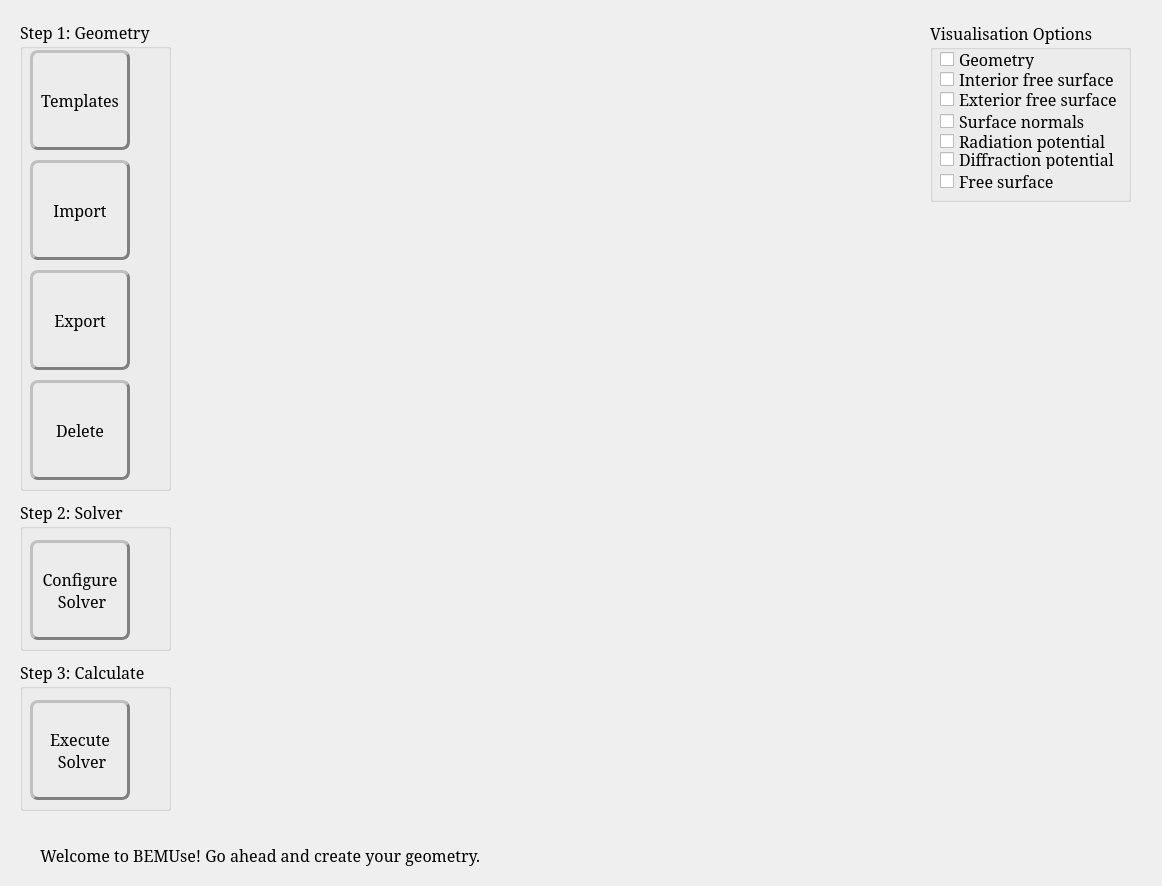
<?xml version="1.0" encoding="UTF-8"?>
<ui version="4.0">
 <class>BEMUser_Interface</class>
 <widget class="QWidget" name="BEMUser_Interface">
  <property name="geometry">
   <rect>
    <x>0</x>
    <y>0</y>
    <width>1162</width>
    <height>886</height>
   </rect>
  </property>
  <property name="palette">
   <palette>
    <active>
     <colorrole role="Highlight">
      <brush brushstyle="SolidPattern">
       <color alpha="255">
        <red>85</red>
        <green>170</green>
        <blue>0</blue>
       </color>
      </brush>
     </colorrole>
    </active>
    <inactive>
     <colorrole role="Highlight">
      <brush brushstyle="SolidPattern">
       <color alpha="255">
        <red>85</red>
        <green>170</green>
        <blue>0</blue>
       </color>
      </brush>
     </colorrole>
    </inactive>
    <disabled>
     <colorrole role="Highlight">
      <brush brushstyle="SolidPattern">
       <color alpha="255">
        <red>0</red>
        <green>120</green>
        <blue>215</blue>
       </color>
      </brush>
     </colorrole>
    </disabled>
   </palette>
  </property>
  <property name="font">
   <font>
    <family>Garamond</family>
    <pointsize>12</pointsize>
   </font>
  </property>
  <property name="windowTitle">
   <string>BEMUser_Interface</string>
  </property>
  <property name="styleSheet">
   <string notr="true">colour = blue;</string>
  </property>
  <widget class="QPushButton" name="Button_Grid">
   <property name="geometry">
    <rect>
     <x>30</x>
     <y>50</y>
     <width>100</width>
     <height>100</height>
    </rect>
   </property>
   <property name="font">
    <font>
     <family>Garamond</family>
     <pointsize>12</pointsize>
     <weight>50</weight>
     <bold>false</bold>
    </font>
   </property>
   <property name="styleSheet">
    <string notr="true">border-style: outset;
border-color: grey;
border-width: 3px;
border-radius: 8px;</string>
   </property>
   <property name="text">
    <string>Templates</string>
   </property>
   <property name="iconSize">
    <size>
     <width>100</width>
     <height>100</height>
    </size>
   </property>
  </widget>
  <widget class="QLabel" name="Output_Label">
   <property name="geometry">
    <rect>
     <x>40</x>
     <y>840</y>
     <width>871</width>
     <height>31</height>
    </rect>
   </property>
   <property name="font">
    <font>
     <family>Garamond</family>
     <pointsize>12</pointsize>
    </font>
   </property>
   <property name="text">
    <string>Welcome to BEMUse! Go ahead and create your geometry.</string>
   </property>
  </widget>
  <widget class="QGroupBox" name="GeometryBox">
   <property name="geometry">
    <rect>
     <x>20</x>
     <y>20</y>
     <width>151</width>
     <height>471</height>
    </rect>
   </property>
   <property name="font">
    <font>
     <family>Garamond</family>
     <pointsize>12</pointsize>
    </font>
   </property>
   <property name="title">
    <string>Step 1: Geometry</string>
   </property>
   <property name="flat">
    <bool>true</bool>
   </property>
  </widget>
  <widget class="QGroupBox" name="SolverBox">
   <property name="geometry">
    <rect>
     <x>20</x>
     <y>500</y>
     <width>151</width>
     <height>151</height>
    </rect>
   </property>
   <property name="font">
    <font>
     <family>Garamond</family>
     <pointsize>12</pointsize>
    </font>
   </property>
   <property name="title">
    <string>Step 2: Solver</string>
   </property>
   <property name="flat">
    <bool>true</bool>
   </property>
  </widget>
  <widget class="QGroupBox" name="ExecuteBox">
   <property name="geometry">
    <rect>
     <x>20</x>
     <y>660</y>
     <width>151</width>
     <height>151</height>
    </rect>
   </property>
   <property name="font">
    <font>
     <family>Garamond</family>
     <pointsize>12</pointsize>
    </font>
   </property>
   <property name="title">
    <string>Step 3: Calculate</string>
   </property>
   <property name="flat">
    <bool>true</bool>
   </property>
   <widget class="QPushButton" name="Button_Execute">
    <property name="geometry">
     <rect>
      <x>10</x>
      <y>40</y>
      <width>100</width>
      <height>100</height>
     </rect>
    </property>
    <property name="font">
     <font>
      <family>Garamond</family>
      <pointsize>12</pointsize>
      <weight>50</weight>
      <bold>false</bold>
     </font>
    </property>
    <property name="styleSheet">
     <string notr="true">border-style: outset;
border-color: grey;
border-width: 3px;
border-radius: 8px;</string>
    </property>
    <property name="text">
     <string>Execute 
 Solver</string>
    </property>
   </widget>
  </widget>
  <widget class="QCheckBox" name="NormVis">
   <property name="geometry">
    <rect>
     <x>940</x>
     <y>110</y>
     <width>201</width>
     <height>22</height>
    </rect>
   </property>
   <property name="font">
    <font>
     <family>Garamond</family>
     <pointsize>12</pointsize>
    </font>
   </property>
   <property name="styleSheet">
    <string notr="true"/>
   </property>
   <property name="text">
    <string>Surface normals</string>
   </property>
  </widget>
  <widget class="QCheckBox" name="SurfPot">
   <property name="geometry">
    <rect>
     <x>940</x>
     <y>130</y>
     <width>201</width>
     <height>22</height>
    </rect>
   </property>
   <property name="font">
    <font>
     <family>Garamond</family>
     <pointsize>12</pointsize>
    </font>
   </property>
   <property name="text">
    <string>Radiation potential</string>
   </property>
  </widget>
  <widget class="QCheckBox" name="WaveVis">
   <property name="geometry">
    <rect>
     <x>940</x>
     <y>170</y>
     <width>211</width>
     <height>22</height>
    </rect>
   </property>
   <property name="font">
    <font>
     <family>Garamond</family>
     <pointsize>12</pointsize>
    </font>
   </property>
   <property name="text">
    <string>Free surface</string>
   </property>
  </widget>
  <widget class="QGroupBox" name="groupBox_5">
   <property name="geometry">
    <rect>
     <x>930</x>
     <y>21</y>
     <width>201</width>
     <height>181</height>
    </rect>
   </property>
   <property name="font">
    <font>
     <family>Garamond</family>
     <pointsize>12</pointsize>
    </font>
   </property>
   <property name="title">
    <string>Visualisation Options</string>
   </property>
   <property name="flat">
    <bool>true</bool>
   </property>
  </widget>
  <widget class="QPushButton" name="ExportButton">
   <property name="geometry">
    <rect>
     <x>30</x>
     <y>270</y>
     <width>100</width>
     <height>100</height>
    </rect>
   </property>
   <property name="font">
    <font>
     <family>Garamond</family>
     <pointsize>12</pointsize>
     <weight>50</weight>
     <bold>false</bold>
    </font>
   </property>
   <property name="styleSheet">
    <string notr="true">border-style: outset;
border-color: grey;
border-width: 3px;
border-radius: 8px;</string>
   </property>
   <property name="text">
    <string>Export</string>
   </property>
  </widget>
  <widget class="QPushButton" name="ImportButton">
   <property name="geometry">
    <rect>
     <x>30</x>
     <y>160</y>
     <width>100</width>
     <height>100</height>
    </rect>
   </property>
   <property name="font">
    <font>
     <family>Garamond</family>
     <pointsize>12</pointsize>
     <weight>50</weight>
     <bold>false</bold>
    </font>
   </property>
   <property name="styleSheet">
    <string notr="true">border-style: outset;
border-color: grey;
border-width: 3px;
border-radius: 8px;</string>
   </property>
   <property name="text">
    <string>Import</string>
   </property>
  </widget>
  <widget class="QPushButton" name="GeoDelete">
   <property name="geometry">
    <rect>
     <x>30</x>
     <y>380</y>
     <width>100</width>
     <height>100</height>
    </rect>
   </property>
   <property name="font">
    <font>
     <family>Garamond</family>
     <pointsize>12</pointsize>
     <weight>50</weight>
     <bold>false</bold>
    </font>
   </property>
   <property name="styleSheet">
    <string notr="true">border-style: outset;
border-color: grey;
border-width: 3px;
border-radius: 8px;</string>
   </property>
   <property name="text">
    <string>Delete</string>
   </property>
  </widget>
  <widget class="QPushButton" name="Configure">
   <property name="geometry">
    <rect>
     <x>30</x>
     <y>540</y>
     <width>100</width>
     <height>100</height>
    </rect>
   </property>
   <property name="font">
    <font>
     <family>Garamond</family>
     <pointsize>12</pointsize>
     <weight>50</weight>
     <bold>false</bold>
    </font>
   </property>
   <property name="styleSheet">
    <string notr="true">border-style: outset;
border-color: grey;
border-width: 3px;
border-radius: 8px;</string>
   </property>
   <property name="text">
    <string>Configure 
 Solver</string>
   </property>
  </widget>
  <widget class="QCheckBox" name="BoundaryVis">
   <property name="geometry">
    <rect>
     <x>940</x>
     <y>50</y>
     <width>161</width>
     <height>19</height>
    </rect>
   </property>
   <property name="font">
    <font>
     <family>Garamond</family>
     <pointsize>12</pointsize>
    </font>
   </property>
   <property name="text">
    <string>Geometry</string>
   </property>
   <property name="checked">
    <bool>false</bool>
   </property>
  </widget>
  <widget class="QCheckBox" name="IFSVis">
   <property name="geometry">
    <rect>
     <x>940</x>
     <y>70</y>
     <width>201</width>
     <height>19</height>
    </rect>
   </property>
   <property name="font">
    <font>
     <family>Garamond</family>
     <pointsize>12</pointsize>
    </font>
   </property>
   <property name="text">
    <string>Interior free surface</string>
   </property>
  </widget>
  <widget class="QCheckBox" name="EFSVis">
   <property name="geometry">
    <rect>
     <x>940</x>
     <y>90</y>
     <width>201</width>
     <height>19</height>
    </rect>
   </property>
   <property name="font">
    <font>
     <family>Garamond</family>
     <pointsize>12</pointsize>
    </font>
   </property>
   <property name="text">
    <string>Exterior free surface</string>
   </property>
  </widget>
  <widget class="QCheckBox" name="SurfDiff">
   <property name="geometry">
    <rect>
     <x>940</x>
     <y>150</y>
     <width>211</width>
     <height>19</height>
    </rect>
   </property>
   <property name="font">
    <font>
     <family>Garamond</family>
     <pointsize>12</pointsize>
    </font>
   </property>
   <property name="text">
    <string>Diffraction potential</string>
   </property>
  </widget>
  <zorder>GeometryBox</zorder>
  <zorder>groupBox_5</zorder>
  <zorder>Button_Grid</zorder>
  <zorder>Output_Label</zorder>
  <zorder>SolverBox</zorder>
  <zorder>ExecuteBox</zorder>
  <zorder>NormVis</zorder>
  <zorder>SurfPot</zorder>
  <zorder>WaveVis</zorder>
  <zorder>ExportButton</zorder>
  <zorder>ImportButton</zorder>
  <zorder>GeoDelete</zorder>
  <zorder>Configure</zorder>
  <zorder>BoundaryVis</zorder>
  <zorder>IFSVis</zorder>
  <zorder>EFSVis</zorder>
  <zorder>SurfDiff</zorder>
 </widget>
 <layoutdefault spacing="6" margin="11"/>
 <resources/>
 <connections/>
</ui>
